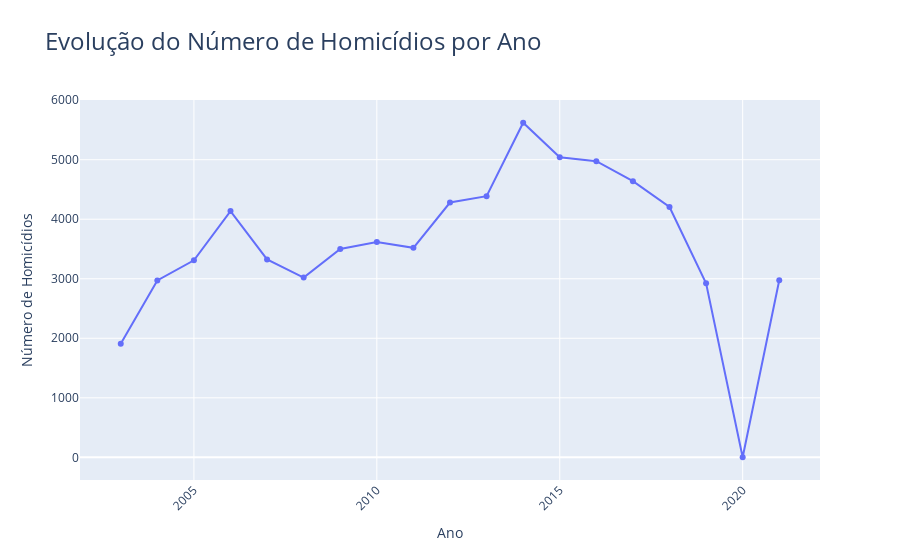

Write notebook code for a chart like this one.
### Code cell
# Agrupando a quantidade de homicídios por ano
anos_consumado = homicidio_consumado.groupby("ANO").count().reset_index()

# Gráfico interativo para mostrar a evolução do número de homicídios por ano
fig = go.Figure()


fig.add_trace(go.Scatter(x=anos_consumado['ANO'], y=anos_consumado['NUM_BO'], mode='lines+markers', name='Número de Homicídios'))

# Modificar título e dados do gráfico
fig.update_layout(title='Evolução do Número de Homicídios por Ano',
                  xaxis_title='Ano', yaxis_title='Número de Homicídios',
                  title_font_size=24, xaxis_tickangle=-45)

# Exibir o gráfico
fig.show()

### Figure 1 — Plotly figure (JSON) as saved in the notebook; plotly's stock layout.template omitted (floating-point values rounded to 4 significant figures)
{"data": [{"mode": "lines+markers", "name": "Número de Homicídios", "type": "scatter", "x": [2003, 2004, 2005, 2006, 2007, 2008, 2009, 2010, 2011, 2012, 2013, 2014, 2015, 2016, 2017, 2018, 2019, 2020, 2021], "y": [1910, 2971, 3310, 4137, 3324, 3019, 3499, 3617, 3519, 4281, 4388, 5621, 5041, 4976, 4639, 4205, 2924, 1, 2975]}], "layout": {"title": {"font": {"size": 24}, "text": "Evolução do Número de Homicídios por Ano"}, "xaxis": {"tickangle": -45, "title": {"text": "Ano"}}, "yaxis": {"title": {"text": "Número de Homicídios"}}}}
